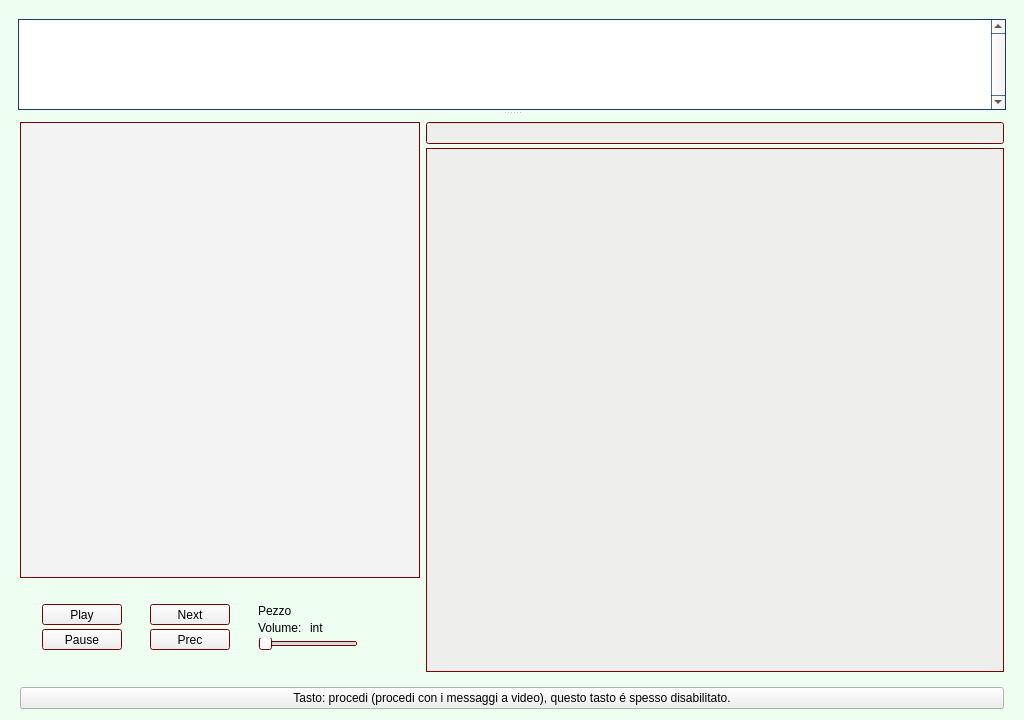
<?xml version="1.0" encoding="UTF-8"?>
<ui version="4.0">
 <class>MainWindow</class>
 <widget class="QMainWindow" name="MainWindow">
  <property name="geometry">
   <rect>
    <x>0</x>
    <y>0</y>
    <width>1024</width>
    <height>720</height>
   </rect>
  </property>
  <property name="sizePolicy">
   <sizepolicy hsizetype="Expanding" vsizetype="Expanding">
    <horstretch>0</horstretch>
    <verstretch>0</verstretch>
   </sizepolicy>
  </property>
  <property name="maximumSize">
   <size>
    <width>1024</width>
    <height>720</height>
   </size>
  </property>
  <property name="baseSize">
   <size>
    <width>0</width>
    <height>0</height>
   </size>
  </property>
  <property name="palette">
   <palette>
    <active>
     <colorrole role="Base">
      <brush brushstyle="SolidPattern">
       <color alpha="255">
        <red>255</red>
        <green>255</green>
        <blue>255</blue>
       </color>
      </brush>
     </colorrole>
     <colorrole role="Window">
      <brush brushstyle="SolidPattern">
       <color alpha="255">
        <red>238</red>
        <green>255</green>
        <blue>241</blue>
       </color>
      </brush>
     </colorrole>
    </active>
    <inactive>
     <colorrole role="Base">
      <brush brushstyle="SolidPattern">
       <color alpha="255">
        <red>255</red>
        <green>255</green>
        <blue>255</blue>
       </color>
      </brush>
     </colorrole>
     <colorrole role="Window">
      <brush brushstyle="SolidPattern">
       <color alpha="255">
        <red>238</red>
        <green>255</green>
        <blue>241</blue>
       </color>
      </brush>
     </colorrole>
    </inactive>
    <disabled>
     <colorrole role="Base">
      <brush brushstyle="SolidPattern">
       <color alpha="255">
        <red>238</red>
        <green>255</green>
        <blue>241</blue>
       </color>
      </brush>
     </colorrole>
     <colorrole role="Window">
      <brush brushstyle="SolidPattern">
       <color alpha="255">
        <red>238</red>
        <green>255</green>
        <blue>241</blue>
       </color>
      </brush>
     </colorrole>
    </disabled>
   </palette>
  </property>
  <property name="windowTitle">
   <string>MANnA</string>
  </property>
  <property name="windowIcon">
   <iconset>
    <normaloff>../build-MANnA-Desktop_Qt_5_9_1_GCC_64bit-Debug/Mana_G.png</normaloff>../build-MANnA-Desktop_Qt_5_9_1_GCC_64bit-Debug/Mana_G.png</iconset>
  </property>
  <widget class="QWidget" name="spazio">
   <property name="sizePolicy">
    <sizepolicy hsizetype="Expanding" vsizetype="Expanding">
     <horstretch>0</horstretch>
     <verstretch>0</verstretch>
    </sizepolicy>
   </property>
   <property name="maximumSize">
    <size>
     <width>16777215</width>
     <height>16777215</height>
    </size>
   </property>
   <property name="palette">
    <palette>
     <active>
      <colorrole role="Base">
       <brush brushstyle="SolidPattern">
        <color alpha="255">
         <red>255</red>
         <green>255</green>
         <blue>255</blue>
        </color>
       </brush>
      </colorrole>
      <colorrole role="Window">
       <brush brushstyle="SolidPattern">
        <color alpha="255">
         <red>238</red>
         <green>255</green>
         <blue>241</blue>
        </color>
       </brush>
      </colorrole>
     </active>
     <inactive>
      <colorrole role="Base">
       <brush brushstyle="SolidPattern">
        <color alpha="255">
         <red>255</red>
         <green>255</green>
         <blue>255</blue>
        </color>
       </brush>
      </colorrole>
      <colorrole role="Window">
       <brush brushstyle="SolidPattern">
        <color alpha="255">
         <red>238</red>
         <green>255</green>
         <blue>241</blue>
        </color>
       </brush>
      </colorrole>
     </inactive>
     <disabled>
      <colorrole role="Base">
       <brush brushstyle="SolidPattern">
        <color alpha="255">
         <red>238</red>
         <green>255</green>
         <blue>241</blue>
        </color>
       </brush>
      </colorrole>
      <colorrole role="Window">
       <brush brushstyle="SolidPattern">
        <color alpha="255">
         <red>238</red>
         <green>255</green>
         <blue>241</blue>
        </color>
       </brush>
      </colorrole>
     </disabled>
    </palette>
   </property>
   <layout class="QVBoxLayout" name="verticalLayout">
    <property name="topMargin">
     <number>6</number>
    </property>
    <item>
     <widget class="QWidget" name="spazio_input_out1_out2" native="true">
      <property name="sizePolicy">
       <sizepolicy hsizetype="Expanding" vsizetype="Expanding">
        <horstretch>0</horstretch>
        <verstretch>0</verstretch>
       </sizepolicy>
      </property>
      <property name="minimumSize">
       <size>
        <width>0</width>
        <height>0</height>
       </size>
      </property>
      <property name="palette">
       <palette>
        <active>
         <colorrole role="Base">
          <brush brushstyle="SolidPattern">
           <color alpha="255">
            <red>238</red>
            <green>238</green>
            <blue>236</blue>
           </color>
          </brush>
         </colorrole>
         <colorrole role="Window">
          <brush brushstyle="SolidPattern">
           <color alpha="255">
            <red>164</red>
            <green>0</green>
            <blue>0</blue>
           </color>
          </brush>
         </colorrole>
        </active>
        <inactive>
         <colorrole role="Base">
          <brush brushstyle="SolidPattern">
           <color alpha="255">
            <red>238</red>
            <green>238</green>
            <blue>236</blue>
           </color>
          </brush>
         </colorrole>
         <colorrole role="Window">
          <brush brushstyle="SolidPattern">
           <color alpha="255">
            <red>164</red>
            <green>0</green>
            <blue>0</blue>
           </color>
          </brush>
         </colorrole>
        </inactive>
        <disabled>
         <colorrole role="Base">
          <brush brushstyle="SolidPattern">
           <color alpha="255">
            <red>164</red>
            <green>0</green>
            <blue>0</blue>
           </color>
          </brush>
         </colorrole>
         <colorrole role="Window">
          <brush brushstyle="SolidPattern">
           <color alpha="255">
            <red>164</red>
            <green>0</green>
            <blue>0</blue>
           </color>
          </brush>
         </colorrole>
        </disabled>
       </palette>
      </property>
      <layout class="QHBoxLayout" name="horizontalLayout">
       <property name="spacing">
        <number>6</number>
       </property>
       <property name="leftMargin">
        <number>9</number>
       </property>
       <property name="topMargin">
        <number>0</number>
       </property>
       <property name="rightMargin">
        <number>9</number>
       </property>
       <property name="bottomMargin">
        <number>9</number>
       </property>
       <item alignment="Qt::AlignHCenter|Qt::AlignTop">
        <widget class="QWidget" name="spazio_out1" native="true">
         <property name="sizePolicy">
          <sizepolicy hsizetype="Expanding" vsizetype="Expanding">
           <horstretch>0</horstretch>
           <verstretch>0</verstretch>
          </sizepolicy>
         </property>
         <property name="minimumSize">
          <size>
           <width>400</width>
           <height>550</height>
          </size>
         </property>
         <property name="maximumSize">
          <size>
           <width>16777215</width>
           <height>16777215</height>
          </size>
         </property>
         <property name="sizeIncrement">
          <size>
           <width>0</width>
           <height>0</height>
          </size>
         </property>
         <layout class="QVBoxLayout" name="verticalLayout_5">
          <property name="spacing">
           <number>4</number>
          </property>
          <property name="leftMargin">
           <number>0</number>
          </property>
          <property name="topMargin">
           <number>0</number>
          </property>
          <property name="rightMargin">
           <number>0</number>
          </property>
          <property name="bottomMargin">
           <number>0</number>
          </property>
          <item>
           <widget class="QTextBrowser" name="out1">
            <property name="sizePolicy">
             <sizepolicy hsizetype="Expanding" vsizetype="Expanding">
              <horstretch>0</horstretch>
              <verstretch>0</verstretch>
             </sizepolicy>
            </property>
            <property name="minimumSize">
             <size>
              <width>0</width>
              <height>0</height>
             </size>
            </property>
            <property name="maximumSize">
             <size>
              <width>16777215</width>
              <height>16777215</height>
             </size>
            </property>
            <property name="palette">
             <palette>
              <active>
               <colorrole role="Text">
                <brush brushstyle="SolidPattern">
                 <color alpha="255">
                  <red>73</red>
                  <green>42</green>
                  <blue>42</blue>
                 </color>
                </brush>
               </colorrole>
               <colorrole role="Base">
                <brush brushstyle="SolidPattern">
                 <color alpha="255">
                  <red>243</red>
                  <green>243</green>
                  <blue>243</blue>
                 </color>
                </brush>
               </colorrole>
              </active>
              <inactive>
               <colorrole role="Text">
                <brush brushstyle="SolidPattern">
                 <color alpha="255">
                  <red>73</red>
                  <green>42</green>
                  <blue>42</blue>
                 </color>
                </brush>
               </colorrole>
               <colorrole role="Base">
                <brush brushstyle="SolidPattern">
                 <color alpha="255">
                  <red>243</red>
                  <green>243</green>
                  <blue>243</blue>
                 </color>
                </brush>
               </colorrole>
              </inactive>
              <disabled>
               <colorrole role="Text">
                <brush brushstyle="SolidPattern">
                 <color alpha="255">
                  <red>190</red>
                  <green>190</green>
                  <blue>190</blue>
                 </color>
                </brush>
               </colorrole>
               <colorrole role="Base">
                <brush brushstyle="SolidPattern">
                 <color alpha="255">
                  <red>224</red>
                  <green>255</green>
                  <blue>229</blue>
                 </color>
                </brush>
               </colorrole>
              </disabled>
             </palette>
            </property>
            <property name="font">
             <font>
              <family>FreeMono</family>
              <pointsize>14</pointsize>
              <italic>false</italic>
             </font>
            </property>
            <property name="layoutDirection">
             <enum>Qt::LeftToRight</enum>
            </property>
            <property name="textInteractionFlags">
             <set>Qt::NoTextInteraction</set>
            </property>
            <property name="openLinks">
             <bool>false</bool>
            </property>
           </widget>
          </item>
          <item alignment="Qt::AlignLeft|Qt::AlignVCenter">
           <widget class="QWidget" name="spazio_music" native="true">
            <property name="sizePolicy">
             <sizepolicy hsizetype="Expanding" vsizetype="Expanding">
              <horstretch>0</horstretch>
              <verstretch>0</verstretch>
             </sizepolicy>
            </property>
            <property name="minimumSize">
             <size>
              <width>400</width>
              <height>0</height>
             </size>
            </property>
            <property name="maximumSize">
             <size>
              <width>16777215</width>
              <height>90</height>
             </size>
            </property>
            <layout class="QHBoxLayout" name="horizontalLayout_2">
             <item alignment="Qt::AlignLeft|Qt::AlignVCenter">
              <widget class="QWidget" name="spazio_play_pause" native="true">
               <property name="sizePolicy">
                <sizepolicy hsizetype="Expanding" vsizetype="Expanding">
                 <horstretch>0</horstretch>
                 <verstretch>0</verstretch>
                </sizepolicy>
               </property>
               <property name="minimumSize">
                <size>
                 <width>0</width>
                 <height>0</height>
                </size>
               </property>
               <layout class="QVBoxLayout" name="verticalLayout_3">
                <property name="spacing">
                 <number>4</number>
                </property>
                <item alignment="Qt::AlignHCenter|Qt::AlignVCenter">
                 <widget class="QPushButton" name="play">
                  <property name="text">
                   <string>Play</string>
                  </property>
                 </widget>
                </item>
                <item alignment="Qt::AlignHCenter|Qt::AlignVCenter">
                 <widget class="QPushButton" name="pause">
                  <property name="text">
                   <string>Pause</string>
                  </property>
                 </widget>
                </item>
               </layout>
              </widget>
             </item>
             <item alignment="Qt::AlignLeft|Qt::AlignVCenter">
              <widget class="QWidget" name="spazio_next_prec" native="true">
               <property name="sizePolicy">
                <sizepolicy hsizetype="Expanding" vsizetype="Expanding">
                 <horstretch>0</horstretch>
                 <verstretch>0</verstretch>
                </sizepolicy>
               </property>
               <property name="minimumSize">
                <size>
                 <width>0</width>
                 <height>0</height>
                </size>
               </property>
               <layout class="QVBoxLayout" name="verticalLayout_8">
                <property name="spacing">
                 <number>4</number>
                </property>
                <item alignment="Qt::AlignHCenter|Qt::AlignVCenter">
                 <widget class="QPushButton" name="next">
                  <property name="text">
                   <string>Next</string>
                  </property>
                 </widget>
                </item>
                <item alignment="Qt::AlignHCenter|Qt::AlignVCenter">
                 <widget class="QPushButton" name="prec">
                  <property name="text">
                   <string>Prec</string>
                  </property>
                 </widget>
                </item>
               </layout>
              </widget>
             </item>
             <item>
              <widget class="QWidget" name="spazio_Pezzo_Volume" native="true">
               <property name="sizePolicy">
                <sizepolicy hsizetype="Expanding" vsizetype="Expanding">
                 <horstretch>0</horstretch>
                 <verstretch>0</verstretch>
                </sizepolicy>
               </property>
               <property name="minimumSize">
                <size>
                 <width>0</width>
                 <height>0</height>
                </size>
               </property>
               <layout class="QVBoxLayout" name="verticalLayout_6">
                <property name="spacing">
                 <number>4</number>
                </property>
                <item alignment="Qt::AlignLeft|Qt::AlignVCenter">
                 <widget class="QLabel" name="Pezzo">
                  <property name="text">
                   <string>Pezzo</string>
                  </property>
                 </widget>
                </item>
                <item alignment="Qt::AlignLeft|Qt::AlignVCenter">
                 <widget class="QWidget" name="spazio_Volume" native="true">
                  <property name="minimumSize">
                   <size>
                    <width>110</width>
                    <height>0</height>
                   </size>
                  </property>
                  <layout class="QHBoxLayout" name="horizontalLayout_3">
                   <property name="spacing">
                    <number>4</number>
                   </property>
                   <property name="leftMargin">
                    <number>0</number>
                   </property>
                   <property name="topMargin">
                    <number>0</number>
                   </property>
                   <property name="bottomMargin">
                    <number>0</number>
                   </property>
                   <item>
                    <widget class="QLabel" name="static_Volume">
                     <property name="minimumSize">
                      <size>
                       <width>0</width>
                       <height>0</height>
                      </size>
                     </property>
                     <property name="text">
                      <string>Volume:</string>
                     </property>
                    </widget>
                   </item>
                   <item>
                    <widget class="QLabel" name="int_2">
                     <property name="text">
                      <string>int</string>
                     </property>
                    </widget>
                   </item>
                  </layout>
                 </widget>
                </item>
                <item alignment="Qt::AlignBottom">
                 <widget class="QSlider" name="Volume">
                  <property name="sizePolicy">
                   <sizepolicy hsizetype="Fixed" vsizetype="Expanding">
                    <horstretch>0</horstretch>
                    <verstretch>0</verstretch>
                   </sizepolicy>
                  </property>
                  <property name="minimumSize">
                   <size>
                    <width>100</width>
                    <height>0</height>
                   </size>
                  </property>
                  <property name="orientation">
                   <enum>Qt::Horizontal</enum>
                  </property>
                 </widget>
                </item>
               </layout>
              </widget>
             </item>
            </layout>
           </widget>
          </item>
         </layout>
        </widget>
       </item>
       <item>
        <widget class="QWidget" name="spazio_input_out2" native="true">
         <property name="sizePolicy">
          <sizepolicy hsizetype="Expanding" vsizetype="Expanding">
           <horstretch>0</horstretch>
           <verstretch>0</verstretch>
          </sizepolicy>
         </property>
         <property name="minimumSize">
          <size>
           <width>0</width>
           <height>0</height>
          </size>
         </property>
         <property name="maximumSize">
          <size>
           <width>16777215</width>
           <height>16777215</height>
          </size>
         </property>
         <layout class="QVBoxLayout" name="verticalLayout_2">
          <property name="spacing">
           <number>4</number>
          </property>
          <property name="leftMargin">
           <number>0</number>
          </property>
          <property name="topMargin">
           <number>0</number>
          </property>
          <property name="rightMargin">
           <number>0</number>
          </property>
          <property name="bottomMargin">
           <number>0</number>
          </property>
          <item>
           <widget class="QLineEdit" name="input">
            <property name="minimumSize">
             <size>
              <width>324</width>
              <height>0</height>
             </size>
            </property>
            <property name="maximumSize">
             <size>
              <width>16777215</width>
              <height>16777215</height>
             </size>
            </property>
            <property name="palette">
             <palette>
              <active>
               <colorrole role="Text">
                <brush brushstyle="SolidPattern">
                 <color alpha="255">
                  <red>204</red>
                  <green>0</green>
                  <blue>0</blue>
                 </color>
                </brush>
               </colorrole>
               <colorrole role="Base">
                <brush brushstyle="SolidPattern">
                 <color alpha="255">
                  <red>238</red>
                  <green>238</green>
                  <blue>236</blue>
                 </color>
                </brush>
               </colorrole>
              </active>
              <inactive>
               <colorrole role="Text">
                <brush brushstyle="SolidPattern">
                 <color alpha="255">
                  <red>204</red>
                  <green>0</green>
                  <blue>0</blue>
                 </color>
                </brush>
               </colorrole>
               <colorrole role="Base">
                <brush brushstyle="SolidPattern">
                 <color alpha="255">
                  <red>238</red>
                  <green>238</green>
                  <blue>236</blue>
                 </color>
                </brush>
               </colorrole>
              </inactive>
              <disabled>
               <colorrole role="Text">
                <brush brushstyle="SolidPattern">
                 <color alpha="255">
                  <red>190</red>
                  <green>190</green>
                  <blue>190</blue>
                 </color>
                </brush>
               </colorrole>
               <colorrole role="Base">
                <brush brushstyle="SolidPattern">
                 <color alpha="255">
                  <red>224</red>
                  <green>255</green>
                  <blue>229</blue>
                 </color>
                </brush>
               </colorrole>
              </disabled>
             </palette>
            </property>
            <property name="text">
             <string/>
            </property>
           </widget>
          </item>
          <item>
           <widget class="QTextBrowser" name="out2">
            <property name="sizePolicy">
             <sizepolicy hsizetype="Expanding" vsizetype="Expanding">
              <horstretch>0</horstretch>
              <verstretch>0</verstretch>
             </sizepolicy>
            </property>
            <property name="minimumSize">
             <size>
              <width>0</width>
              <height>0</height>
             </size>
            </property>
            <property name="maximumSize">
             <size>
              <width>16777215</width>
              <height>16777215</height>
             </size>
            </property>
            <property name="palette">
             <palette>
              <active>
               <colorrole role="Text">
                <brush brushstyle="SolidPattern">
                 <color alpha="255">
                  <red>49</red>
                  <green>57</green>
                  <blue>49</blue>
                 </color>
                </brush>
               </colorrole>
               <colorrole role="Base">
                <brush brushstyle="SolidPattern">
                 <color alpha="255">
                  <red>238</red>
                  <green>238</green>
                  <blue>236</blue>
                 </color>
                </brush>
               </colorrole>
              </active>
              <inactive>
               <colorrole role="Text">
                <brush brushstyle="SolidPattern">
                 <color alpha="255">
                  <red>49</red>
                  <green>57</green>
                  <blue>49</blue>
                 </color>
                </brush>
               </colorrole>
               <colorrole role="Base">
                <brush brushstyle="SolidPattern">
                 <color alpha="255">
                  <red>238</red>
                  <green>238</green>
                  <blue>236</blue>
                 </color>
                </brush>
               </colorrole>
              </inactive>
              <disabled>
               <colorrole role="Text">
                <brush brushstyle="SolidPattern">
                 <color alpha="255">
                  <red>190</red>
                  <green>190</green>
                  <blue>190</blue>
                 </color>
                </brush>
               </colorrole>
               <colorrole role="Base">
                <brush brushstyle="SolidPattern">
                 <color alpha="255">
                  <red>224</red>
                  <green>255</green>
                  <blue>229</blue>
                 </color>
                </brush>
               </colorrole>
              </disabled>
             </palette>
            </property>
            <property name="font">
             <font>
              <family>FreeMono</family>
              <pointsize>11</pointsize>
             </font>
            </property>
            <property name="layoutDirection">
             <enum>Qt::LeftToRight</enum>
            </property>
            <property name="verticalScrollBarPolicy">
             <enum>Qt::ScrollBarAsNeeded</enum>
            </property>
            <property name="horizontalScrollBarPolicy">
             <enum>Qt::ScrollBarAsNeeded</enum>
            </property>
            <property name="sizeAdjustPolicy">
             <enum>QAbstractScrollArea::AdjustIgnored</enum>
            </property>
            <property name="undoRedoEnabled">
             <bool>false</bool>
            </property>
            <property name="lineWrapMode">
             <enum>QTextEdit::NoWrap</enum>
            </property>
            <property name="textInteractionFlags">
             <set>Qt::NoTextInteraction</set>
            </property>
            <property name="placeholderText">
             <string/>
            </property>
            <property name="openLinks">
             <bool>false</bool>
            </property>
           </widget>
          </item>
         </layout>
        </widget>
       </item>
      </layout>
     </widget>
    </item>
    <item>
     <widget class="QWidget" name="spazio_procedi" native="true">
      <property name="sizePolicy">
       <sizepolicy hsizetype="Expanding" vsizetype="Expanding">
        <horstretch>0</horstretch>
        <verstretch>0</verstretch>
       </sizepolicy>
      </property>
      <property name="minimumSize">
       <size>
        <width>0</width>
        <height>0</height>
       </size>
      </property>
      <property name="maximumSize">
       <size>
        <width>16777215</width>
        <height>30</height>
       </size>
      </property>
      <layout class="QVBoxLayout" name="verticalLayout_7">
       <property name="leftMargin">
        <number>9</number>
       </property>
       <property name="topMargin">
        <number>0</number>
       </property>
       <property name="rightMargin">
        <number>9</number>
       </property>
       <property name="bottomMargin">
        <number>0</number>
       </property>
       <item>
        <widget class="QPushButton" name="procedi">
         <property name="sizePolicy">
          <sizepolicy hsizetype="Expanding" vsizetype="Expanding">
           <horstretch>0</horstretch>
           <verstretch>0</verstretch>
          </sizepolicy>
         </property>
         <property name="text">
          <string>Tasto: procedi (procedi con i messaggi a video), questo tasto é spesso disabilitato.</string>
         </property>
        </widget>
       </item>
      </layout>
     </widget>
    </item>
   </layout>
  </widget>
  <widget class="QDockWidget" name="dockWidget_3">
   <property name="sizePolicy">
    <sizepolicy hsizetype="Expanding" vsizetype="Expanding">
     <horstretch>0</horstretch>
     <verstretch>0</verstretch>
    </sizepolicy>
   </property>
   <property name="minimumSize">
    <size>
     <width>0</width>
     <height>0</height>
    </size>
   </property>
   <property name="maximumSize">
    <size>
     <width>16777215</width>
     <height>16777215</height>
    </size>
   </property>
   <property name="features">
    <set>QDockWidget::NoDockWidgetFeatures</set>
   </property>
   <property name="allowedAreas">
    <set>Qt::NoDockWidgetArea</set>
   </property>
   <attribute name="dockWidgetArea">
    <number>4</number>
   </attribute>
   <widget class="QWidget" name="spazio_out3">
    <property name="sizePolicy">
     <sizepolicy hsizetype="Expanding" vsizetype="Expanding">
      <horstretch>0</horstretch>
      <verstretch>0</verstretch>
     </sizepolicy>
    </property>
    <property name="minimumSize">
     <size>
      <width>0</width>
      <height>0</height>
     </size>
    </property>
    <layout class="QVBoxLayout" name="verticalLayout_4">
     <property name="spacing">
      <number>0</number>
     </property>
     <property name="sizeConstraint">
      <enum>QLayout::SetNoConstraint</enum>
     </property>
     <property name="leftMargin">
      <number>18</number>
     </property>
     <property name="topMargin">
      <number>0</number>
     </property>
     <property name="rightMargin">
      <number>18</number>
     </property>
     <property name="bottomMargin">
      <number>0</number>
     </property>
     <item>
      <widget class="QTextBrowser" name="out3">
       <property name="sizePolicy">
        <sizepolicy hsizetype="Expanding" vsizetype="Expanding">
         <horstretch>0</horstretch>
         <verstretch>0</verstretch>
        </sizepolicy>
       </property>
       <property name="minimumSize">
        <size>
         <width>0</width>
         <height>0</height>
        </size>
       </property>
       <property name="maximumSize">
        <size>
         <width>16777215</width>
         <height>16777215</height>
        </size>
       </property>
       <property name="baseSize">
        <size>
         <width>0</width>
         <height>0</height>
        </size>
       </property>
       <property name="palette">
        <palette>
         <active>
          <colorrole role="Text">
           <brush brushstyle="SolidPattern">
            <color alpha="255">
             <red>32</red>
             <green>74</green>
             <blue>135</blue>
            </color>
           </brush>
          </colorrole>
          <colorrole role="Base">
           <brush brushstyle="SolidPattern">
            <color alpha="255">
             <red>255</red>
             <green>255</green>
             <blue>255</blue>
            </color>
           </brush>
          </colorrole>
          <colorrole role="Window">
           <brush brushstyle="SolidPattern">
            <color alpha="255">
             <red>32</red>
             <green>74</green>
             <blue>135</blue>
            </color>
           </brush>
          </colorrole>
         </active>
         <inactive>
          <colorrole role="Text">
           <brush brushstyle="SolidPattern">
            <color alpha="255">
             <red>32</red>
             <green>74</green>
             <blue>135</blue>
            </color>
           </brush>
          </colorrole>
          <colorrole role="Base">
           <brush brushstyle="SolidPattern">
            <color alpha="255">
             <red>255</red>
             <green>255</green>
             <blue>255</blue>
            </color>
           </brush>
          </colorrole>
          <colorrole role="Window">
           <brush brushstyle="SolidPattern">
            <color alpha="255">
             <red>32</red>
             <green>74</green>
             <blue>135</blue>
            </color>
           </brush>
          </colorrole>
         </inactive>
         <disabled>
          <colorrole role="Text">
           <brush brushstyle="SolidPattern">
            <color alpha="255">
             <red>190</red>
             <green>190</green>
             <blue>190</blue>
            </color>
           </brush>
          </colorrole>
          <colorrole role="Base">
           <brush brushstyle="SolidPattern">
            <color alpha="255">
             <red>32</red>
             <green>74</green>
             <blue>135</blue>
            </color>
           </brush>
          </colorrole>
          <colorrole role="Window">
           <brush brushstyle="SolidPattern">
            <color alpha="255">
             <red>32</red>
             <green>74</green>
             <blue>135</blue>
            </color>
           </brush>
          </colorrole>
         </disabled>
        </palette>
       </property>
       <property name="toolTipDuration">
        <number>0</number>
       </property>
       <property name="verticalScrollBarPolicy">
        <enum>Qt::ScrollBarAlwaysOn</enum>
       </property>
       <property name="horizontalScrollBarPolicy">
        <enum>Qt::ScrollBarAsNeeded</enum>
       </property>
       <property name="textInteractionFlags">
        <set>Qt::NoTextInteraction</set>
       </property>
       <property name="placeholderText">
        <string/>
       </property>
       <property name="openLinks">
        <bool>false</bool>
       </property>
      </widget>
     </item>
    </layout>
   </widget>
  </widget>
 </widget>
 <layoutdefault spacing="6" margin="11"/>
 <resources/>
 <connections/>
</ui>
